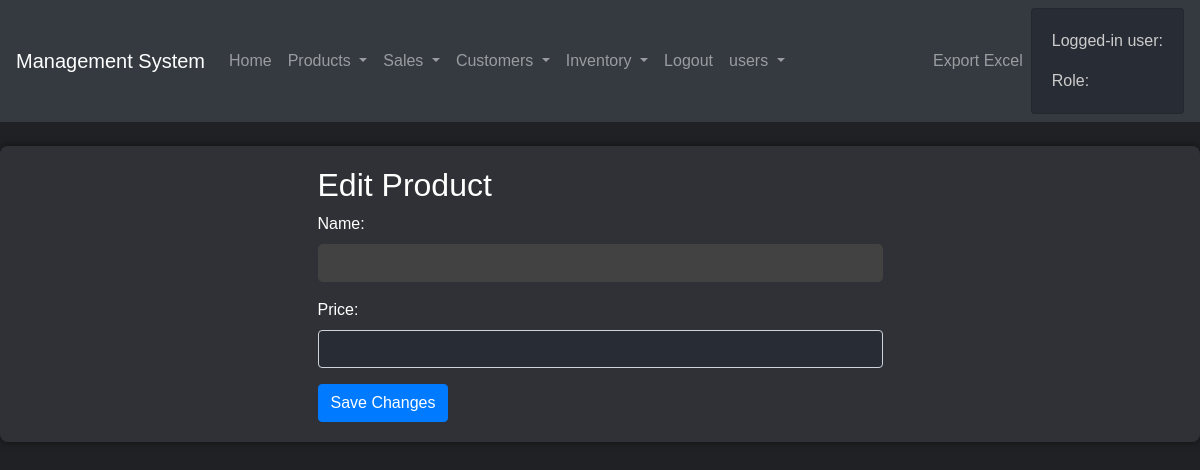
/edit_product/4 (signed in), run on an earlier commit of the app's database.
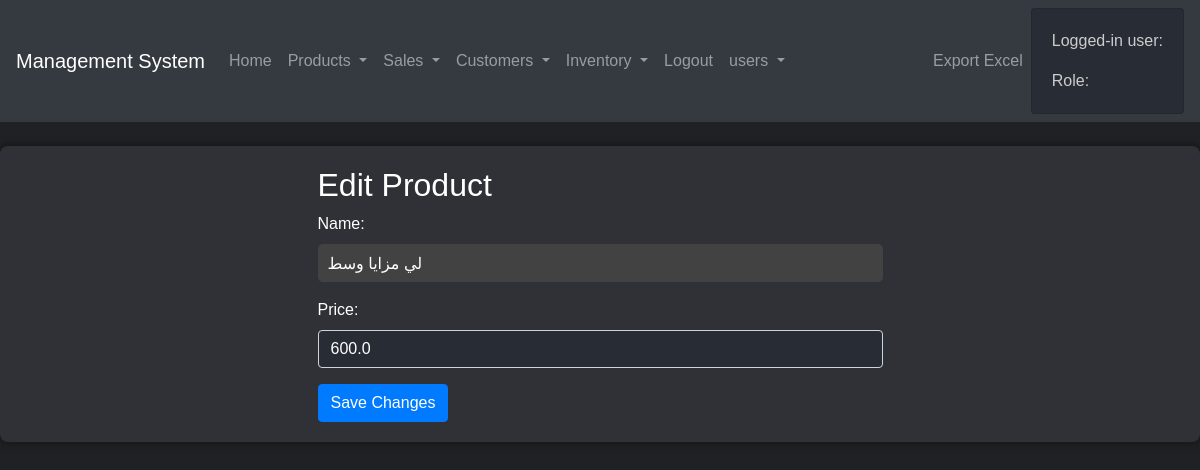
And on a later commit of the database.
### tables this page shows
CREATE TABLE products 
             (id INTEGER PRIMARY KEY AUTOINCREMENT, name TEXT, price REAL, category TEXT, barcode TEXT, description TEXT, vendor TEXT, manufacturer TEXT, discount TEXT, tax TEXT, image_url TEXT);

### app.py (the view, shortened to what this page needs)
@app.route('/edit_product/<int:product_id>', methods=['GET', 'POST'])
def edit_product(product_id):
    if is_logged_in():
        user_role = get_user_role()
        if user_role in ['admin', 'manager']:
            conn = sqlite3.connect('database.db')
            c = conn.cursor()
            c.execute("SELECT * FROM products WHERE id=?", (product_id,))
            product = c.fetchone()
            conn.close()
            return render_template('edit_product.html', product=product, is_logged_in=is_logged_in())
        else:
            return render_template('unauthorized.html')
    else:
        return redirect(url_for('login'))

### app.py (called while the page is built)
def is_logged_in():
    return 'username' in session

def get_user_role():
    if is_logged_in():
        conn = sqlite3.connect('database.db')
        c = conn.cursor()
        c.execute("SELECT role FROM users WHERE username=?", (session['username'],))
        role = c.fetchone()[0]
        conn.close()
        return role
    else:
        return None

### templates/edit_product.html
{% extends "base.html" %}
{% block content %}
<div class="row justify-content-center">
    <div class="col-md-6">
        <h2>Edit Product</h2>
        <form method="POST">
            <div class="form-group">
                <label for="name">Name:</label>
                <input type="text" class="form-control" id="name" name="name" value="{{ product[1] }}" required>
            </div>
            <div class="form-group">
                <label for="price">Price:</label>
                <input type="number" class="form-control" id="price" name="price" value="{{ product[2] }}" step="0.01" required>
            </div>
            <button type="submit" class="btn btn-primary">Save Changes</button>
        </form>
    </div>
</div>
{% endblock %}

What changed in the data, as far as the page shows it:
added products: name "لي مزايا وسط", price "600.0"
